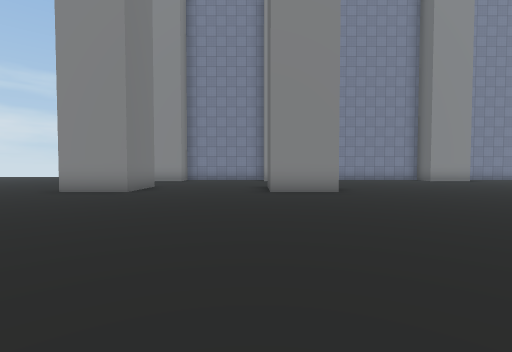
view 1 (above)

18 first-person views from a walk through a scene from a Unity 3-D project. The camera is 1.4 m above the floor, tilts 2° down and sees 85° across. The floor is counted in squares, 2 m on a side. Each view is taken from the middle of a square. On the plan, view 1 faces up. The plan holds only what a view shows up to about 9 squares ahead; the rest is blank. The place goes on beyond the plan. The player is left out. Some surface patterns are stand-ins.

view 2
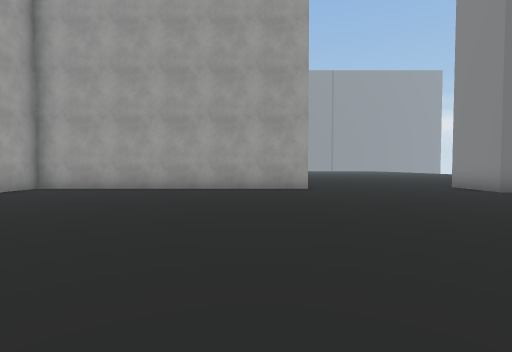

view 3
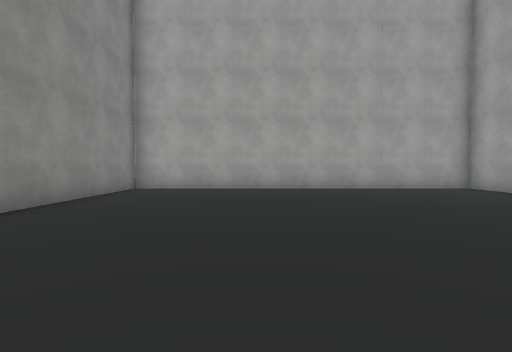

view 4
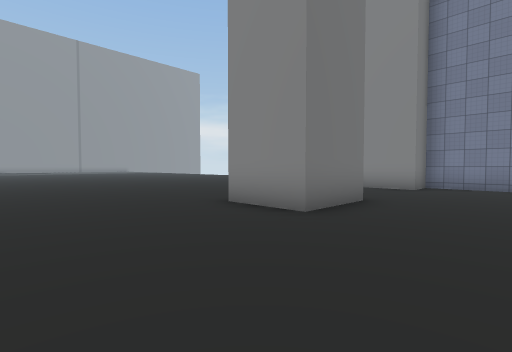

view 5
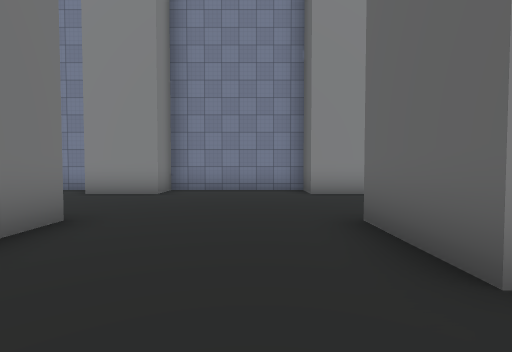

view 6
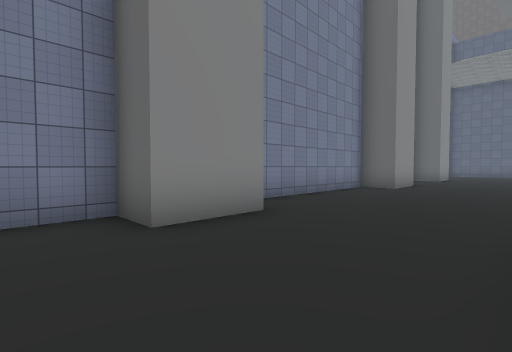

view 7
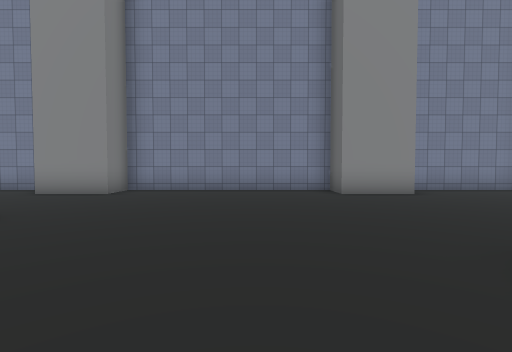

view 8
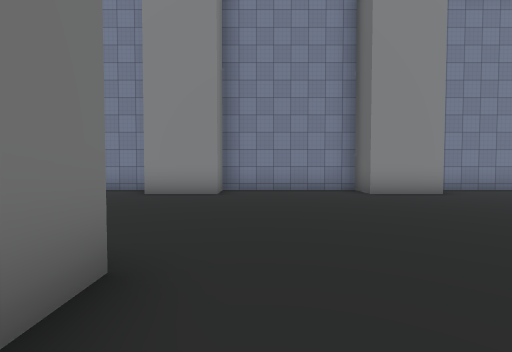

view 9
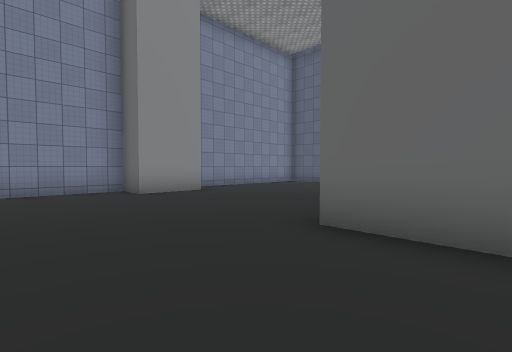

view 10
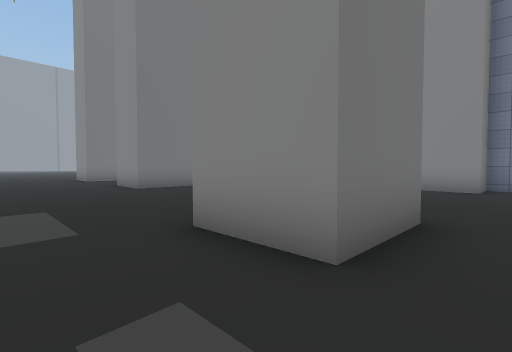

view 11
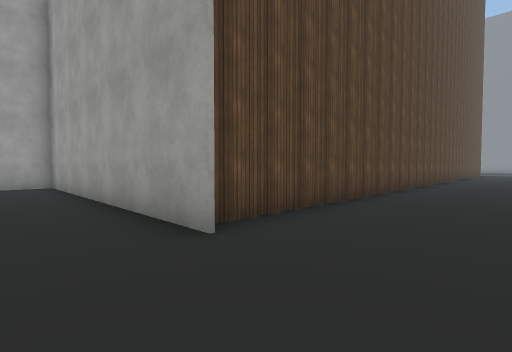

view 12
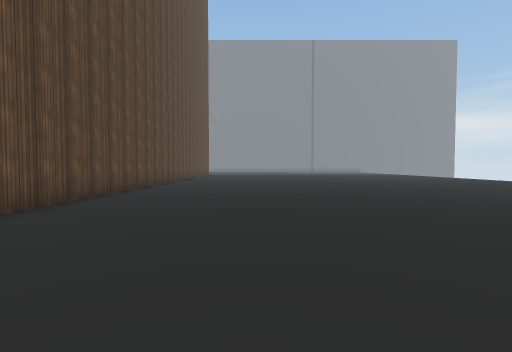

view 13
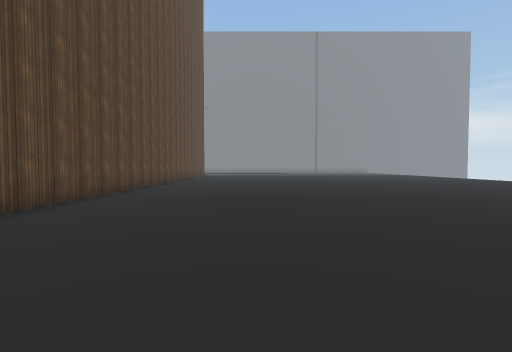

view 14
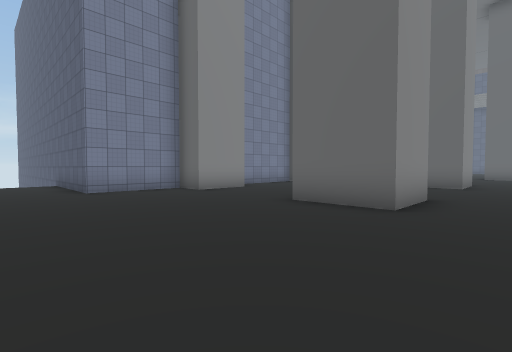

view 15
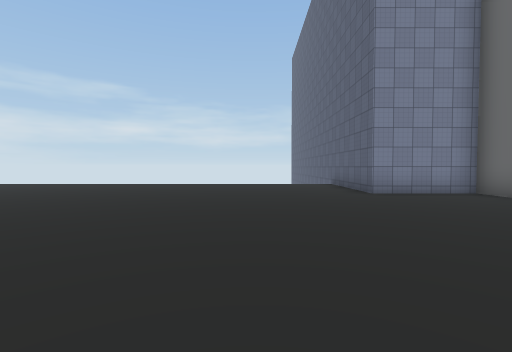

view 16
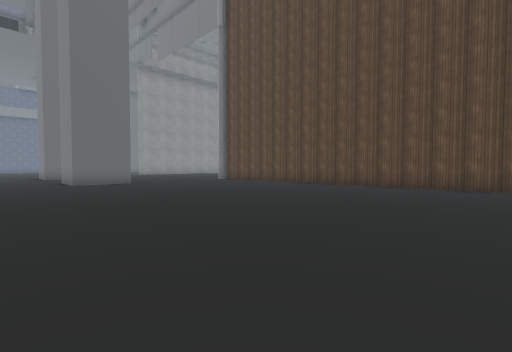

view 17
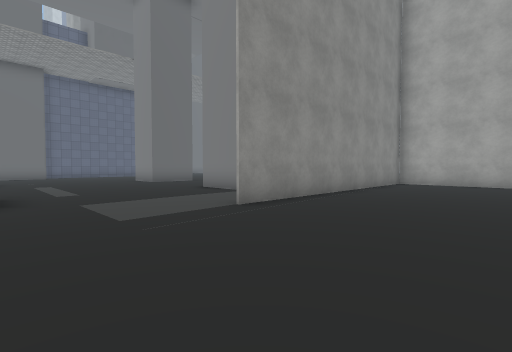

view 18
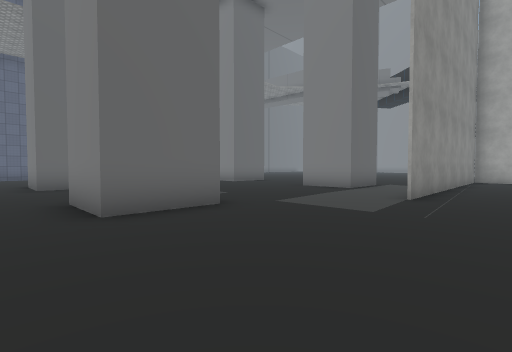

### Floor plan
Points are (right, up) in squares from view 1. A wall is a line through its corners. A room is listed if a view was taken in it or the views show most of it. See-through windows are left out.
Room 1 (views 1, 2, 3, 4, 5, 6, 7, 8, 9, 11, 12, 13, 14, 15, 16, 17, 18)
walls: (-3.5, 9.6) (-3.5, 7.6) (-5.3, 7.6) (-5.3, 9.6); (-4.7, 2.6) (-4.7, -5.8) (5.8, -5.8) (5.8, 2.6); (2.3, 8) (2.3, 7.6) (0.4, 7.6) (0.4, 9.6); (8.2, 5.8) (8.2, 7.8) (10, 7.8) (10, 5.8); (-17, 2.3) (-5, 2.3); (13.9, 6) (13.9, 7.8) (15.5, 7.8); (15.9, 13.1) (13.9, 13.1) (13.9, 14.2) (10, 14.2) (10, 13.1) (8.2, 13.1) (8.2, 14.2) (2.3, 14.2) (2.3, 13.1) (0.4, 13.1) (0.4, 14.2) (-3.5, 14.2) (-3.5, 13.1) (-5.3, 13.1) (-5.3, 14.2) (-8.1, 14.2)
ways out: opening at (7, 3.5) to room 2; opening at (14.4, 8.5) to room 2
Room 2 (view 10)
walls: (8.1, 0.5) (9.4, 0.5); (10, 5.8) (8.2, 5.8); (18.5, 14.2) (16.5, 14.2)
ways out: opening at (7, 3.5) to room 1; opening at (14.4, 8.5) to room 1

Positions as (right, up) in squares from view 1, and headings:
1: (0, 0), facing up
2: (4, 1), facing left
3: (2, 3), facing down
4: (-1, 4), facing up-left
5: (-1, 6), facing up
6: (-1, 10), facing up-right
7: (6, 6), facing up
8: (11, 6), facing up
9: (11, 6), facing up-right
10: (11, 4), facing up-left
11: (-3, 5), facing down-left
12: (-6, 6), facing left
13: (-8, 6), facing left
14: (-10, 6), facing up-right
15: (-11, 7), facing up
16: (-17, 12), facing down-right
17: (2, 6), facing down-right
18: (4, 9), facing down-right
